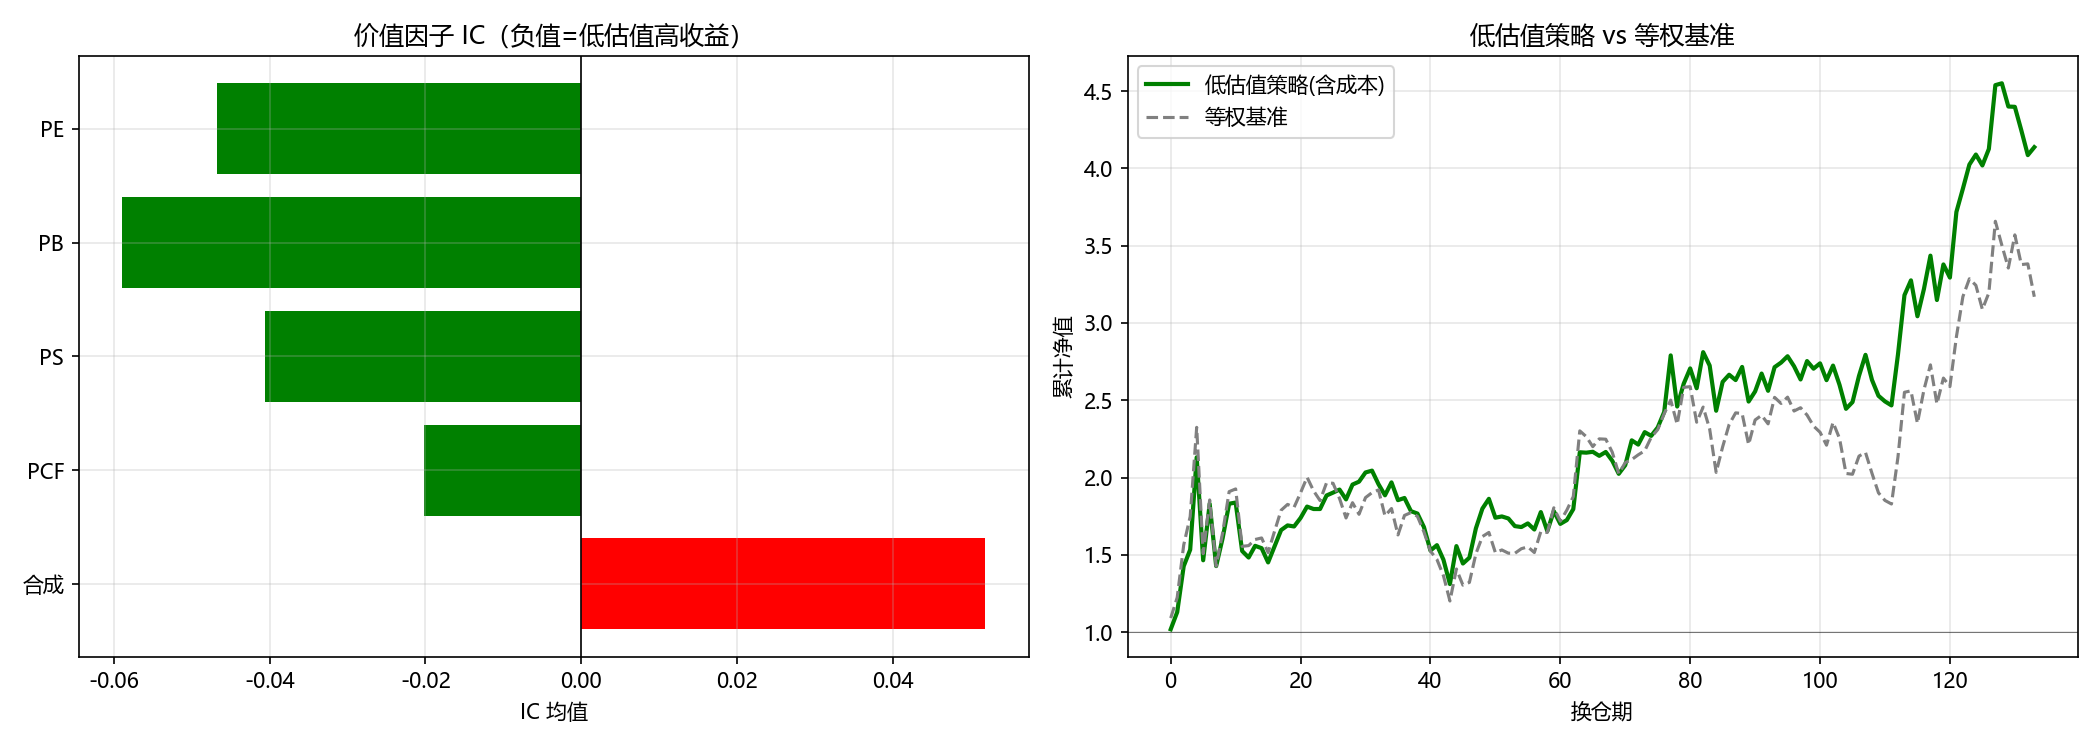

This chart was generated by the following Python code:
# -*- coding: utf-8 -*-
"""
价值因子研究：PE/PB/PS/PCF 的 IC 分析 + 低估值策略回测
- 假设：低估值（低PE/低PB/低PS/低PCF）→ 未来收益更高
- 优势：换手低、成本低、退市风险小（对比反转策略）
"""
import pickle
import numpy as np
import pandas as pd

import matplotlib
matplotlib.use('Agg')
import matplotlib.pyplot as plt
plt.rcParams['font.sans-serif'] = ['Microsoft YaHei', 'SimHei', 'SimSun']
plt.rcParams['axes.unicode_minus'] = False

LISTED_CACHE = "full_market_cache.pkl"
VAL_CACHE = "val_cache.pkl"

HOLD = 21  # 月度换仓
N_HOLD = 50
COMMISSION = 0.00025
STAMP_TAX = 0.0005
SLIPPAGE = 0.001
ROUND_TRIP = COMMISSION + SLIPPAGE + COMMISSION + STAMP_TAX + SLIPPAGE  # 0.30%


def zscore(s):
    s = s.astype(float)
    sd = s.std()
    return (s - s.mean()) / sd if sd > 0 else pd.Series(0.0, index=s.index)


def spearman(a, b):
    df = pd.DataFrame({"a": a, "b": b}).dropna()
    if len(df) < 10:
        return np.nan
    return df['a'].rank().corr(df['b'].rank())


def clean(f):
    """估值因子清洗：负值(亏损/负资产)置 NaN，然后 1%~99% 缩尾"""
    f = f.astype(float)
    f = f.where(f > 0)
    lo, hi = f.quantile(0.01), f.quantile(0.99)
    return f.clip(lo, hi)


def tstat(ics):
    s = pd.Series(ics).dropna()
    if len(s) < 5 or s.std() == 0:
        return 0.0
    return s.mean() / s.std() * np.sqrt(len(s))


# ============ 数据 ============
with open(LISTED_CACHE, 'rb') as f:
    listed = pickle.load(f)
with open(VAL_CACHE, 'rb') as f:
    val = pickle.load(f)

close = listed['close']
pe_raw, pb_raw = val['pe'], val['pb']
ps_raw, pcf_raw = val['ps'], val['pcf']

# 对齐日期
pe, pb = pe_raw.reindex(close.index), pb_raw.reindex(close.index)
ps, pcf = ps_raw.reindex(close.index), pcf_raw.reindex(close.index)

dates = close.index
daily_ret = close.pct_change(fill_method=None)

FACTORS = {"PE": pe, "PB": pb, "PS": ps, "PCF": pcf}

# ============ IC 分析 ============
print("=" * 78)
print("价值因子 IC 分析（月度，2015-2026，618只）")
print("=" * 78)
print(f"{'因子':<10}{'IC均值':>10}{'|t|':>8}{'ICIR':>8}{'方向':>14}")
print("-" * 78)
ic_store = {}
for name, fdf in FACTORS.items():
    ics = []
    i = 0
    while i + HOLD < len(dates):
        f = clean(fdf.iloc[i])
        fwd = close.iloc[i + HOLD] / close.iloc[i] - 1
        ic = spearman(f, fwd)
        if not np.isnan(ic):
            ics.append(ic)
        i += HOLD
    ic_store[name] = ics
    s = pd.Series(ics).dropna()
    icir = s.mean() / s.std() if s.std() > 0 else 0
    direction = "低估值→高收益" if s.mean() < 0 else "低估值→低收益"
    print(f"{name:<10}{s.mean():>+10.4f}{tstat(ics):>8.2f}{icir:>8.2f}{direction:>14}")
print("-" * 78)
print("注：IC<0 且 |t|>2 说明「低估值→高收益」成立（价值因子有效）")

# ============ 合成价值因子 ============
# 每个因子「越低越好」，合成分 = -(zPE+zPB+zPS+zPCF)，越高越便宜
def build_value_score(t):
    parts = []
    for name, fdf in FACTORS.items():
        parts.append(zscore(clean(fdf.iloc[t])))
    return -sum(parts)

composite_ics = []
i = 0
while i + HOLD < len(dates):
    sc = build_value_score(i)
    fwd = close.iloc[i + HOLD] / close.iloc[i] - 1
    ic = spearman(sc, fwd)
    if not np.isnan(ic):
        composite_ics.append(ic)
    i += HOLD
cs = pd.Series(composite_ics).dropna()
print(f"\n合成价值因子 IC = {cs.mean():+.4f}，|t| = {tstat(composite_ics):.2f}，ICIR = {cs.mean()/cs.std():.2f}")

# ============ 价值策略回测 ============
print("\n" + "=" * 78)
print("低估值策略回测（合成价值分 top50，月度换仓，含成本）")
print("=" * 78)

for label, N in [("top50", 50)]:
    rets, bench_rets, turnovers = [], [], []
    prev_held = set()
    i = 0
    while i + HOLD < len(dates):
        sc = build_value_score(i)
        fwd = close.iloc[i + HOLD] / close.iloc[i] - 1
        valid = sc.dropna().index
        bench_rets.append(fwd[valid].mean())
        if len(valid) >= N:
            top = sc[valid].nlargest(N).index
            gross = fwd[top].mean()
            turnover = 1 - len(set(top) & prev_held) / N if prev_held else 1.0
            rets.append(gross - turnover * ROUND_TRIP)
            turnovers.append(turnover)
            prev_held = set(top)
        i += HOLD

    s = pd.Series(rets)
    cum = (1 + s).cumprod()
    total = (cum.iloc[-1] - 1) * 100
    annual = (cum.iloc[-1] ** (12 / len(s)) - 1) * 100
    dd = ((cum - cum.cummax()) / cum.cummax()).min() * 100
    sharpe = s.mean() / s.std() * np.sqrt(12) if s.std() > 0 else 0
    avg_turn = np.mean(turnovers) * 100

    b = pd.Series(bench_rets)
    b_cum = (1 + b).cumprod()
    b_annual = (b_cum.iloc[-1] ** (12 / len(b)) - 1) * 100

    print(f"{label}: 累计 {total:+.2f}%  年化 {annual:+.2f}%  回撤 {dd:.2f}%  夏普 {sharpe:.2f}")
    print(f"       平均换手率 {avg_turn:.1f}%/期   （反转策略 55.2%/期）")
    print(f"       等权基准 年化 {b_annual:+.2f}%  超额 {annual - b_annual:+.2f} 个百分点")

# ============ 图 ============
fig, axes = plt.subplots(1, 2, figsize=(14, 5))

# IC 柱状图
names = list(FACTORS.keys()) + ["合成"]
means = [pd.Series(ic_store[n]).dropna().mean() for n in FACTORS] + [cs.mean()]
colors = ['green' if m < 0 else 'red' for m in means]
axes[0].barh(names[::-1], means[::-1], color=colors[::-1])
axes[0].axvline(0, color='black', linewidth=0.8)
axes[0].set_title("价值因子 IC（负值=低估值高收益）")
axes[0].set_xlabel("IC 均值")
axes[0].grid(alpha=0.3)

# 净值曲线
s = pd.Series(rets)
cum = (1 + s).cumprod()
b = pd.Series(bench_rets)
b_cum = (1 + b).cumprod()
axes[1].plot(cum.values, color='green', linewidth=2, label='低估值策略(含成本)')
axes[1].plot(b_cum.values, color='gray', linewidth=1.5, linestyle='--', label='等权基准')
axes[1].axhline(1.0, color='black', linewidth=0.5, alpha=0.5)
axes[1].set_title("低估值策略 vs 等权基准")
axes[1].set_xlabel("换仓期")
axes[1].set_ylabel("累计净值")
axes[1].legend()
axes[1].grid(alpha=0.3)

plt.tight_layout()
plt.savefig("value_factor.png", dpi=150)
print("\n[OK] 图表已保存 value_factor.png")
